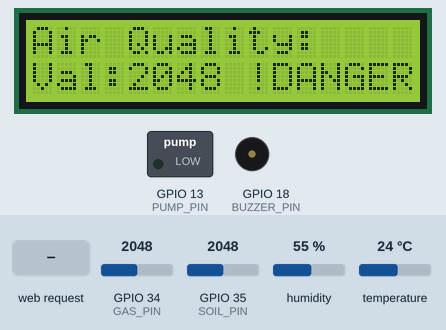
A sketch run on a simulated ESP32. Parts: 16×2 character LCD, switched loads named in the sketch (green lamp = pin HIGH), buzzer (waves = sounding, pin HIGH). The inputs (shaded band) are chosen by the test bench; at power-on: GPIO 35 (SOIL_PIN) = 2048, GPIO 34 (GAS_PIN) = 2048, humidity 55 %, temperature 24 °C. WiFi joins after 1.5 s; servers stay silent unless stated; the local clock reads 2024-03-15 10:24:30 at power-on unless the sketch sets it.

Above: at 7.45 s.
7.9 s: GPIO 35 (SOIL_PIN) set to 2802
At 13.76 s:
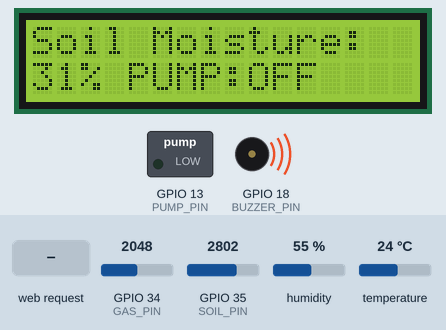
13.8 s: GPIO 35 (SOIL_PIN) set to 2931
At 14.33 s:
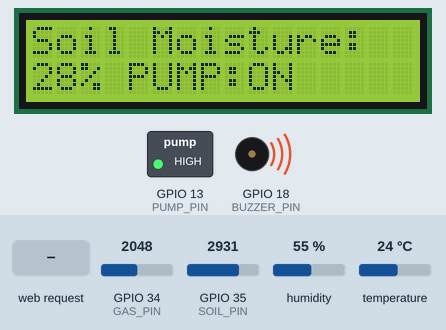
16.1 s: GPIO 34 (GAS_PIN) set to 1527
At 22.28 s:
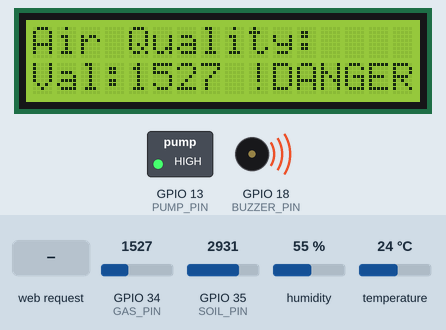
23.3 s: GPIO 34 (GAS_PIN) set to 1455
At 24.4 s:
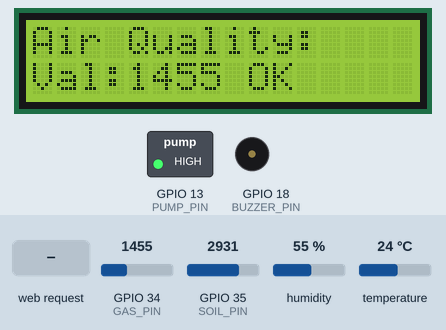
28.8 s: HTTP request GET /msg?l1=1 received
At 30.4 s:
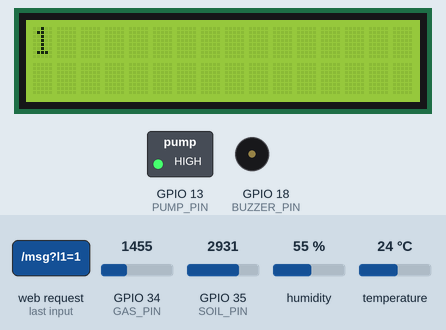
41.2 s: GPIO 34 (GAS_PIN) set to 1036
At 45.3 s:
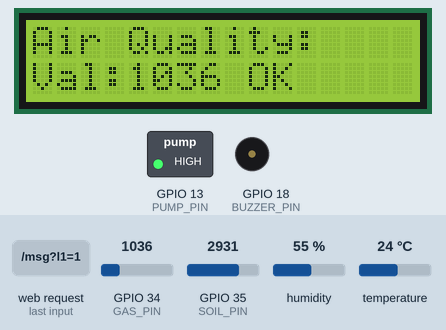
51.0 s: GPIO 34 (GAS_PIN) set to 941
Timing chart, 0 to 54.0 s (numbered marks = the images above; inputs shaded):
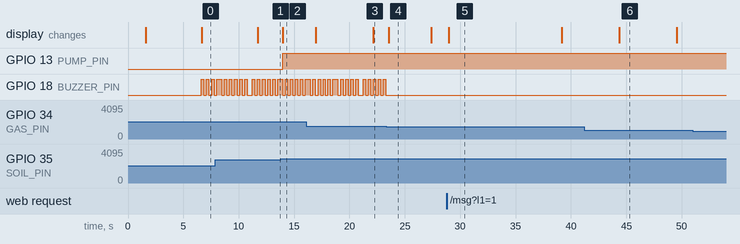

Measured:
- the behaviour switches between 2866 and 2867 on GPIO 35 (SOIL_PIN) (found by bisection; images 1 and 2)
- the behaviour switches between 1501 and 1500 on GPIO 34 (GAS_PIN) (found by bisection; images 3 and 4)
- after the input at 7.9 s, the display: changes after 3.8 s (image 1)
- after the input at 13.8 s, GPIO 13 (PUMP_PIN): LOW → HIGH after 0.17 s; the display: changes after 0.19 s (image 2)
- after the input at 23.3 s, GPIO 18 (BUZZER_PIN): stops changing and stays LOW; the display: changes after 0.24 s (image 4)
- after the input at 28.8 s, the display: changes after 0.16 s (image 5)
- what the display in image 4 shows lasts 3.9 s, from 23.5 s to 27.4 s

The sketch:

SmartAgriCode.ino
```cpp
#include <WiFi.h>
#include <WebServer.h>
#include <Wire.h>
#include <LiquidCrystal_I2C.h>
#include "DHT.h"
#include "time.h"
#include <WiFiManager.h>

// --- NETWORK & TIME SETTINGS ---
const char* ntpServer = "pool.ntp.org";
const long  gmtOffset_sec = 20700; // Nepal Time (UTC+5:45)
const int   daylightOffset_sec = 0;

// --- PIN DEFINITIONS ---
#define DHTPIN 4
#define BUZZER_PIN 18
#define GAS_PIN 34    // MQ-135 Gas Sensor
#define SOIL_PIN 35   // Soil Moisture Sensor
#define PUMP_PIN 13   // Relay for Water Pump

// --- SENSOR INITIALIZATION ---
DHT dht(DHTPIN, DHT11);
LiquidCrystal_I2C lcd(0x27, 16, 2); // Change to 0x3F if screen is blank
WebServer server(80);

// --- GLOBAL VARIABLES ---
String customMsg1 = "", customMsg2 = "";
String alarmTime = "00:00";
bool alarmActive = false;
unsigned long msgStartTime = 0;
unsigned long lastScreenSwitch = 0;
int currentScreen = 0;

// --- MOBILE DASHBOARD (HTML) ---
const char index_html[] PROGMEM = R"rawliteral(
<!DOCTYPE HTML><html><head>
  <meta name="viewport" content="width=device-width, initial-scale=1">
  <meta http-equiv="refresh" content="5"> <style>
    body { font-family: sans-serif; text-align: center; background: #fff0f5; padding: 15px;}
    .box { background: white; padding: 20px; border-radius: 20px; box-shadow: 0 10px 20px rgba(0,0,0,0.1); max-width: 400px; margin: auto; }
    h2 { color: #ff1493; margin-bottom: 5px; }
    .status-card { background: #f8f9fa; padding: 15px; border-radius: 10px; margin: 15px 0; text-align: left; border-left: 5px solid #ff1493; font-size: 14px;}
    input { padding: 12px; margin: 8px 0; width: 90%; border-radius: 8px; border: 1px solid #ffb6c1; }
    .btn { background: #ff1493; color: white; border: none; padding: 15px; width: 95%; border-radius: 8px; cursor: pointer; font-weight: bold; }
    .on { color: #d9534f; font-weight: bold; } /* Red for active pump */
    .off { color: #5cb85c; font-weight: bold; } /* Green for standby */
  </style>
</head><body>
  <div class="box">
    <h2>Smart Agricultural Monitoring System</h2>
    <div class="status-card">
      <strong>Pump Status:</strong> %PUMP_STATUS%<br>
      <strong>Soil Moisture:</strong> %MOISTURE%<br>
      <strong>Air Quality:</strong> %AIR_STATUS%
    </div>
    <form action="/msg">
      <input type="text" name="l1" placeholder="Msg Line 1" maxlength="16"><br>
      <input type="text" name="l2" placeholder="Msg Line 2" maxlength="16"><br>
      <input type="submit" class="btn" value="Send to Display">
    </form>
    <hr style="border: 0.5px solid #eee; margin: 15px 0;">
    <form action="/setalarm">
      <strong>Alarm (HH:MM):</strong><br>
      <input type="time" name="atime"><br>
      <input type="submit" class="btn" value="Set Alarm">
    </form>
    <br><button class="btn" style="background:#6c757d;" onclick="location.href='/stop'">Dismiss Alarm</button>
  </div>
</body></html>)rawliteral";

// --- WEB SERVER FUNCTIONS ---
void handleRoot() {
  String html = index_html;

  // Inject Pump Status
  html.replace("%PUMP_STATUS%", (digitalRead(PUMP_PIN) == HIGH) ? "<span class='on'>ON</span>" : "<span class='off'>OFF</span>");

  // Inject Moisture Data
  int soilVal = analogRead(SOIL_PIN);
  if (soilVal > 10 && soilVal < 4090) {
    int moisture = map(soilVal, 4095, 0, 0, 100);
    html.replace("%MOISTURE%", String(moisture) + "%");
  } else {
    html.replace("%MOISTURE%", "No Sensor");
  }

  // Inject Air Status
  int gasVal = analogRead(GAS_PIN);
  html.replace("%AIR_STATUS%", (gasVal > 1500) ? "<span class='on'>DANGER</span>" : "<span class='off'>GOOD</span>");

  server.send(200, "text/html", html);
}

void setup() {
  Serial.begin(115200);
  pinMode(BUZZER_PIN, OUTPUT);
  pinMode(PUMP_PIN, OUTPUT);
  digitalWrite(PUMP_PIN, LOW); // Start with pump off

  Wire.begin(21, 22);
  lcd.init(); lcd.backlight();
  dht.begin();

  // WiFi Setup Mode
  lcd.print("WiFi Setup Mode");
  lcd.setCursor(0,1); lcd.print("Check Phone WiFi");

  WiFiManager wm;
  wm.autoConnect("System-WiFi-Setup"); // Create hotspot

  lcd.clear();
  lcd.print("Connected!");
  lcd.setCursor(0, 1); lcd.print(WiFi.localIP());
  delay(5000);

  configTime(gmtOffset_sec, daylightOffset_sec, ntpServer);

  server.on("/", handleRoot);
  server.on("/msg", []() {
    customMsg1 = server.arg("l1"); customMsg2 = server.arg("l2");
    msgStartTime = millis();
    server.send(200, "text/html", "<script>location.href='/';</script>");
  });
  server.on("/setalarm", []() {
    alarmTime = server.arg("atime");
    server.send(200, "text/html", "<script>location.href='/';</script>");
  });
  server.on("/stop", []() {
    alarmActive = false; digitalWrite(BUZZER_PIN, LOW);
    server.send(200, "text/html", "<script>location.href='/';</script>");
  });
  server.begin();
}

void loop() {
  server.handleClient();
  struct tm timeinfo;
  if(!getLocalTime(&timeinfo)) return;

  char currentTimeStr[6];
  strftime(currentTimeStr, 6, "%H:%M", &timeinfo);

  // Environmental & Agriculture Logic
  int gasVal = analogRead(GAS_PIN);
  int soilVal = analogRead(SOIL_PIN);
  bool soilPresent = (soilVal > 10 && soilVal < 4090);
  int moisturePercent = map(soilVal, 4095, 0, 0, 100);

  // Auto-Pump: Moisture < 30%
  if (soilPresent && moisturePercent < 30) digitalWrite(PUMP_PIN, HIGH);
  else digitalWrite(PUMP_PIN, LOW);

  // Alarm & Gas Warning
  if (String(currentTimeStr) == alarmTime && timeinfo.tm_sec < 2) alarmActive = true;
  if (alarmActive || gasVal > 1500) digitalWrite(BUZZER_PIN, (millis() % 500 < 250));
  else digitalWrite(BUZZER_PIN, LOW);

  // Display Screen Management
  if ((customMsg1 != "" || customMsg2 != "") && (millis() - msgStartTime < 10000)) {
    lcd.setCursor(0,0); lcd.print(customMsg1 + "                ");
    lcd.setCursor(0,1); lcd.print(customMsg2 + "                ");
  } else {
    customMsg1 = ""; customMsg2 = "";
    if (millis() - lastScreenSwitch > 5000) {
      lastScreenSwitch = millis();
      currentScreen++;
      if (currentScreen > 2) currentScreen = 0;
    }
    lcd.clear();
    if (currentScreen == 0) { // Time/Weather
      lcd.print("T:"); lcd.print((int)dht.readTemperature()); lcd.print("C H:"); lcd.print((int)dht.readHumidity()); lcd.print("%");
      lcd.setCursor(0,1); lcd.print("Time: "); lcd.print(currentTimeStr);
    } else if (currentScreen == 1) { // Air Quality
      lcd.print("Air Quality:");
      lcd.setCursor(0,1); lcd.print("Val:"); lcd.print(gasVal); lcd.print(gasVal > 1500 ? " !DANGER!" : " OK");
    } else if (currentScreen == 2) { // Agriculture
      if (soilPresent) {
        lcd.print("Soil Moisture:");
        lcd.setCursor(0,1); lcd.print(moisturePercent); lcd.print("% PUMP:"); lcd.print(digitalRead(PUMP_PIN) ? "ON" : "OFF");
      } else { currentScreen = 0; }
    }
  }
  delay(200);
}
```
